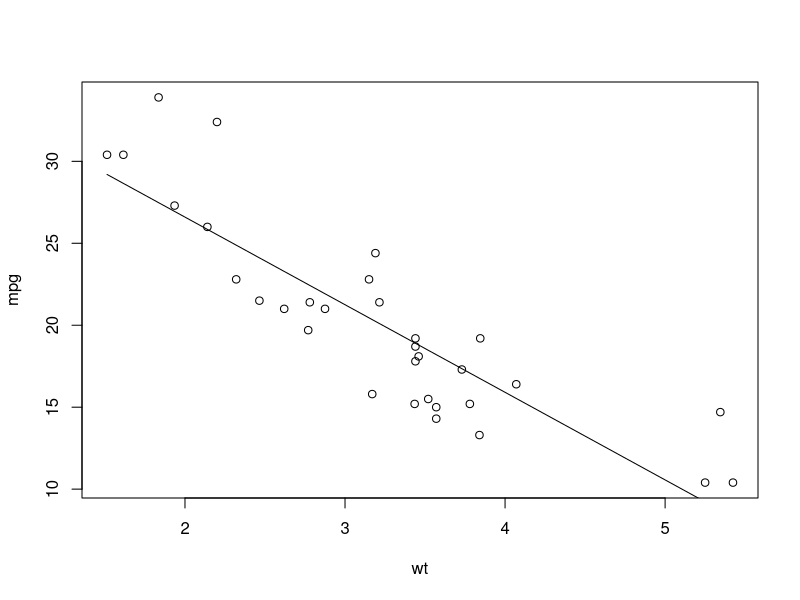
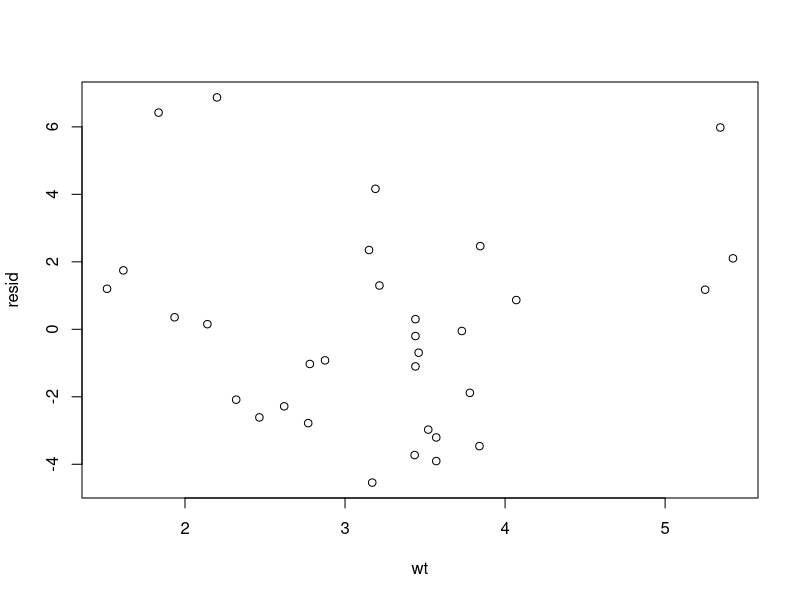
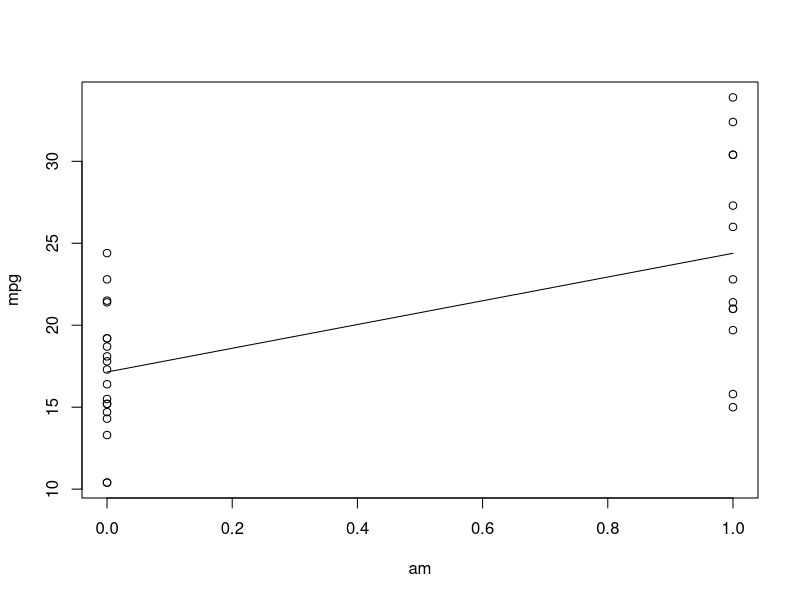

Here is the R script that generated these plots, in order:
#  5. Regressions

### 331 - 355 (335 now)

## Linear regression used for a) prediction, b) evaluating if there's linear rel
## Can only be used if there is linear rel, not curved
## y = b0 + b1x 
##   where x is explanatory or predictor var, b0 and b1 linear model parameters
## x can be used to predict y, or state what an average for y would be given x
## Residual is vertical distance from data point to line,
##    one aim of linear model is to minimise residuals
## Creating residual plot can indicate if linear model is inappropriate

## Linear models usually calculated by finding line of least squares
## This is line with lowest sum of squared residuals
## Squaring accounts for the fact that a residual twice as big 
##    is worse than twice as bad

wt <- mtcars$wt
mpg <- mtcars$mpg
model1 <- lm(mpg ~ wt) # creates linear model with x=wt and y=mpg
yfit1 <- model1$fitted.values # mpg values fitted to model
plot(wt, mpg) # scatterplot of data points
lines(wt, yfit1) # adds line of best fit based on wt and fitted mpg values
summary(model1) # Summary showing intercept (b0) and factor of wt (b1)
    # R-square = .75 showing 75% of variation in mpg can be exaplined by wt
    # p values < .05 suggest correlation is real and true slope less than 0 

resid <- mpg - yfit1 # calculates residuals
plot(wt, resid) # creates residual plot
#                 can't see obvious outliers or indication lm is inappropraite


#   a. Treating different types of variables in a regression 
#       (categorical v continuous)
#     i. Dummy variables ## Not sure what's meant by this

## Categorical data can be given numeric values
## lm as above can be used when only two categories

am <- mtcars$am
model2 <- lm(mpg ~ am)
yfit2 <- model2$fitted.values
plot(am, mpg)
lines(am, yfit2)
summary(model2) # here intercept is model value in 0 cond and 
#                   am factor is difference in 1 cond


#   b. Multiple
#     i. Different methods of regression (hierarchical, stepwise) 
#         advantages/disadvantages of each method

### 372 - 387


#   c. Demonstrable understanding of logistic regression

### 388 - 394